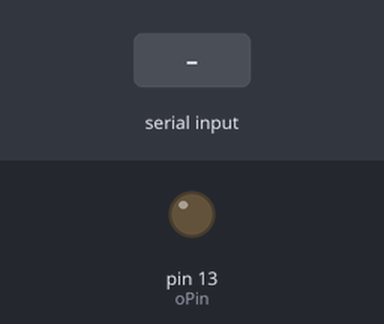
Bench run of a sketch on a simulated Arduino Uno, built with avr-gcc and run on an emulated ATmega328P. Shown: output pins drawn as LEDs (lit = HIGH). The test bench sets the inputs (shaded band).

Above: at 1.2 s.
1.3 s: "1\n" received over Serial
At 2.5 s:
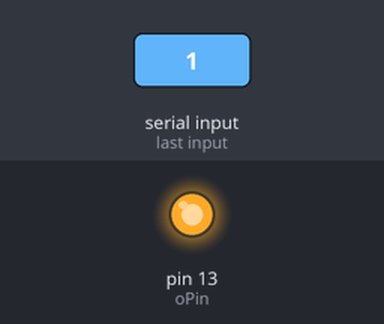
2.8 s: "90,45\n" received over Serial
At 3.8 s:
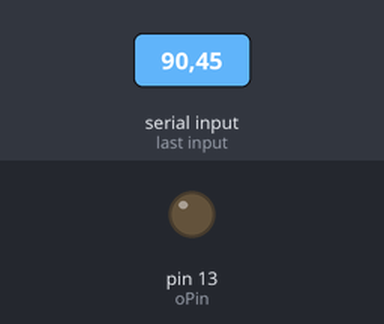
Timing chart, 0 to 5.8 s (numbered marks = the images above; inputs shaded):
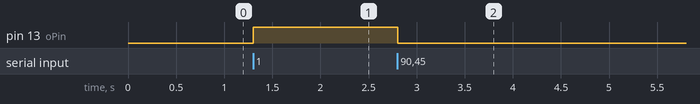

Measured:
- after the input at 1.3 s, pin 13 (oPin): LOW → HIGH at once
- after the input at 2.8 s, pin 13 (oPin): HIGH → LOW at once

The sketch:

temp_pad_test.ino
```cpp
int oPin=13;

void setup()
{
  Serial.begin(9600);
  pinMode(oPin,OUTPUT);
}

void loop()
{
  while(Serial.available()>0)
  {
    int b1=Serial.parseInt();
    if (Serial.read() == '\n')
    {
      if(b1==1)
      {
        digitalWrite(oPin, HIGH);
      }
      else
        digitalWrite(oPin, LOW);
    }
  }
}
```
